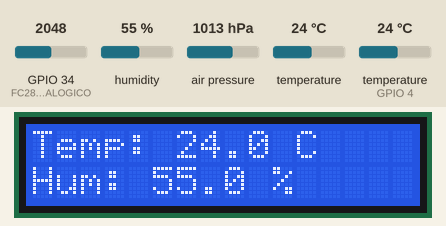
Bench run of a sketch on a simulated ESP32. Parts: 16×2 character LCD. The inputs (shaded band) are chosen by the test bench; at power-on: GPIO 34 (FC28_ANALOGICO) = 2048, air pressure 1013 hPa, humidity 55 %, temperature (sensor on GPIO 4) 24 °C, temperature 24 °C. WiFi joins after 1.5 s; servers stay silent unless stated; a WiFi scan finds three made-up networks; uploads are accepted with an empty reply; what the sketch prints to the serial monitor is not drawn.

Above: at 12.8 s.
12.9 s: GPIO 34 (FC28_ANALOGICO) set to 2252
At 19.1 s:
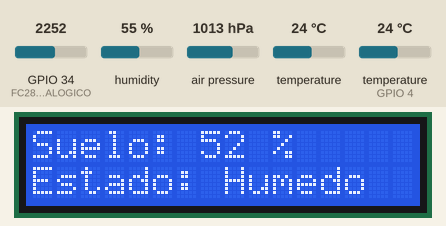
19.4 s: GPIO 34 (FC28_ANALOGICO) set to 2366
22.8 s: air pressure set to 952 hPa
At 25.2 s:
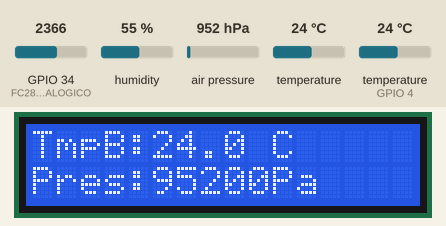
28.6 s: humidity set to 22 %
At 31.8 s:
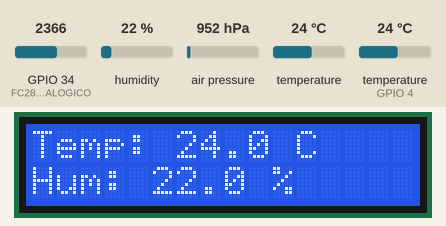
34.9 s: temperature (sensor on GPIO 4) set to 12 °C
At 40.5 s:
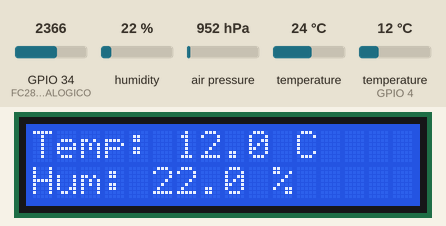
41.1 s: temperature (sensor 0) set to 12 °C
At 43.0 s:
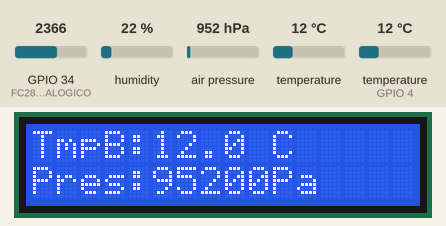
Timing chart, 0 to 44.5 s (numbered marks = the images above; inputs shaded):
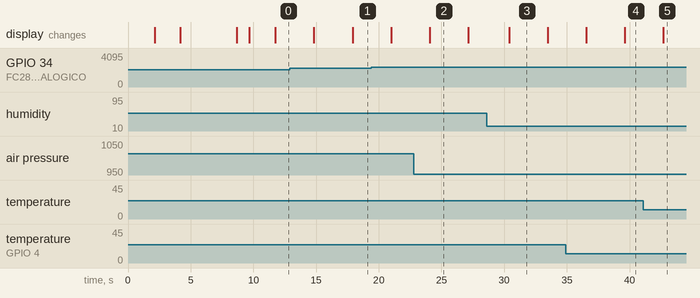

Measured:
- what the display in image 2 shows lasts 3.1 s, from 24.0 s to 27.1 s

The sketch:

esp32_weather_station.ino
```cpp
#include <Wire.h>
#include <hd44780.h>
#include <hd44780ioClass/hd44780_I2Cexp.h>
#include <DHT.h>
#include <Adafruit_BMP085.h>
#include <WiFi.h>
#include <HTTPClient.h>
#include <ArduinoJson.h>

#define DHTPIN 4
#define DHTTYPE DHT11
#define FC28_ANALOGICO 34

// Configuración WiFi
const char* ssid = "DESKTOP-9577VQQ 9323";
const char* password = "S065=z35";

// Configuración API
const char* serverUrl = "http://192.168.1.100:8000/api/lecturas/";
const char* apiKey = "ESP32_API_KEY_2024";
const char* deviceId = "ESP32_01";

unsigned long lastSend = 0;
const unsigned long sendInterval = 30000;  // 30 segundos

TwoWire I2C_BMP = TwoWire(1);   // BMP180 -> SDA=21, SCL=22

hd44780_I2Cexp lcd(0x27);       // LCD -> SDA=18, SCL=19
DHT dht(DHTPIN, DHTTYPE);
Adafruit_BMP085 bmp;

int valorSeco = 3200;           // Ajusta con tu calibración real
int valorMojado = 1400;         // Ajusta con tu calibración real
int pantalla = 0;

bool bmpOK = false;

void setup() {
  Serial.begin(115200);

  Wire.begin(18, 19);           // LCD
  I2C_BMP.begin(21, 22);        // BMP180

  lcd.begin(16, 2);
  lcd.backlight();

  dht.begin();
  pinMode(FC28_ANALOGICO, INPUT);

  bmpOK = bmp.begin(BMP085_STANDARD, &I2C_BMP);

  lcd.clear();
  lcd.setCursor(0, 0);
  lcd.print("Estacion Met");
  lcd.setCursor(0, 1);
  lcd.print("Iniciando...");
  delay(2000);

  if (!bmpOK) {
    Serial.println("No se encontro el BMP180");
    lcd.clear();
    lcd.setCursor(0, 0);
    lcd.print("BMP180 fallo");
    lcd.setCursor(0, 1);
    lcd.print("Seguimos...");
    delay(2000);
  }

  // Conectar WiFi
  lcd.clear();
  lcd.setCursor(0, 0);
  lcd.print("Conectando WiFi");
  WiFi.mode(WIFI_STA);

  // Escanear redes visibles
  lcd.setCursor(0, 1);
  lcd.print("Escaneando...");
  int redes = WiFi.scanNetworks();
  Serial.print("Redes encontradas: ");
  Serial.println(redes);
  bool encontrada = false;
  for (int i = 0; i < redes; i++) {
    Serial.print("  ");
    Serial.println(WiFi.SSID(i));
    if (WiFi.SSID(i) == ssid) encontrada = true;
  }
  if (!encontrada) {
    Serial.println("ERROR: No se ve la red '" + String(ssid) + "'");
    lcd.clear();
    lcd.setCursor(0, 0);
    lcd.print("No ve la red:");
    lcd.setCursor(0, 1);
    lcd.print(ssid);
    delay(4000);
  }

  WiFi.begin(ssid, password);
  int intentos = 0;
  while (WiFi.status() != WL_CONNECTED && intentos < 60) {
    delay(500);
    lcd.setCursor(0, 1);
    lcd.print(".");
    Serial.print(".");
    intentos++;
  }
  Serial.println();
  Serial.print("WiFi status: ");
  Serial.println(WiFi.status());
  if (WiFi.status() == WL_CONNECTED) {
    lcd.clear();
    lcd.setCursor(0, 0);
    lcd.print("WiFi OK");
    lcd.setCursor(0, 1);
    lcd.print(WiFi.localIP());
    Serial.print("Conectado WiFi. IP: ");
    Serial.println(WiFi.localIP());
    delay(2000);
  } else {
    lcd.clear();
    lcd.setCursor(0, 0);
    lcd.print("WiFi fallo");
    lcd.setCursor(0, 1);
    lcd.print("Modo local");
    delay(2000);
  }
}

void enviarLectura(float t, float h, float tempBmp, int presBmp, int humedadSuelo, String estadoSuelo) {
  if (WiFi.status() != WL_CONNECTED) {
    Serial.println("WiFi no conectado, no se envia lectura");
    return;
  }

  HTTPClient http;
  http.begin(serverUrl);
  http.addHeader("Content-Type", "application/json");
  http.addHeader("X-API-Key", apiKey);

  StaticJsonDocument<256> doc;
  doc["device_id"] = deviceId;
  doc["temperatura_dht"] = isnan(t) ? 0 : t;
  doc["humedad_ambiente"] = isnan(h) ? 0 : h;
  doc["temperatura_bmp"] = tempBmp;
  doc["presion"] = presBmp;
  doc["humedad_suelo"] = humedadSuelo;
  doc["estado_suelo"] = estadoSuelo;

  String jsonString;
  serializeJson(doc, jsonString);

  int httpCode = http.POST(jsonString);

  Serial.print("Enviando lectura... HTTP ");
  Serial.println(httpCode);

  if (httpCode > 0) {
    String response = http.getString();
    Serial.println("Respuesta: " + response);
  }

  http.end();
}

void loop() {
  float h = dht.readHumidity();
  float t = dht.readTemperature();

  int valorSuelo = analogRead(FC28_ANALOGICO);
  int humedadSuelo = map(valorSuelo, valorSeco, valorMojado, 0, 100);
  humedadSuelo = constrain(humedadSuelo, 0, 100);

  String estadoSuelo = (humedadSuelo < 50) ? "Seco" : "Humedo";

  float tempBmp = 0.0;
  int presBmp = 0;

  if (bmpOK) {
    tempBmp = bmp.readTemperature();
    presBmp = bmp.readPressure();
  }

  // Enviar datos cada sendInterval milisegundos
  if (millis() - lastSend >= sendInterval) {
    enviarLectura(t, h, tempBmp, presBmp, humedadSuelo, estadoSuelo);
    lastSend = millis();
  }

  // Enviar JSON por Serial para el puente USB
  StaticJsonDocument<256> serialDoc;
  serialDoc["device_id"] = deviceId;
  serialDoc["temperatura_dht"] = isnan(t) ? 0 : t;
  serialDoc["humedad_ambiente"] = isnan(h) ? 0 : h;
  serialDoc["temperatura_bmp"] = tempBmp;
  serialDoc["presion"] = presBmp;
  serialDoc["humedad_suelo"] = humedadSuelo;
  serialDoc["estado_suelo"] = estadoSuelo;
  serializeJson(serialDoc, Serial);
  Serial.println();

  lcd.clear();

  if (pantalla == 0) {
    lcd.setCursor(0, 0);
    lcd.print("Temp: ");
    lcd.print(isnan(t) ? 0 : t, 1);
    lcd.print(" C");

    lcd.setCursor(0, 1);
    lcd.print("Hum: ");
    lcd.print(isnan(h) ? 0 : h, 1);
    lcd.print(" %");
  }
  else if (pantalla == 1) {
    lcd.setCursor(0, 0);
    lcd.print("TmpB:");
    lcd.print(bmpOK ? tempBmp : 0, 1);
    lcd.print(" C");

    lcd.setCursor(0, 1);
    lcd.print("Pres:");
    lcd.print(bmpOK ? presBmp : 0);
    lcd.print("Pa");
  }
  else if (pantalla == 2) {
    lcd.setCursor(0, 0);
    lcd.print("Suelo: ");
    lcd.print(humedadSuelo);
    lcd.print(" %");

    lcd.setCursor(0, 1);
    lcd.print("Estado: ");
    lcd.print(estadoSuelo);
    if (estadoSuelo == "Seco") {
      lcd.print("   ");
    } else {
      lcd.print(" ");
    }
  }

  Serial.print("Hum ambiente: ");
  Serial.print(h);
  Serial.println(" %");

  Serial.print("Temp DHT11: ");
  Serial.print(t);
  Serial.println(" C");

  Serial.print("Valor analogico suelo: ");
  Serial.println(valorSuelo);

  Serial.print("Hum suelo: ");
  Serial.print(humedadSuelo);
  Serial.println(" %");

  Serial.print("Estado suelo: ");
  Serial.println(estadoSuelo);

  if (bmpOK) {
    Serial.print("Temp BMP180: ");
    Serial.print(tempBmp);
    Serial.println(" C");

    Serial.print("Presion: ");
    Serial.print(presBmp);
    Serial.println(" Pa");
  } else {
    Serial.println("BMP180 no disponible");
  }

  Serial.println("-------------------");

  pantalla++;
  if (pantalla > 2) pantalla = 0;

  delay(3000);
}
```
